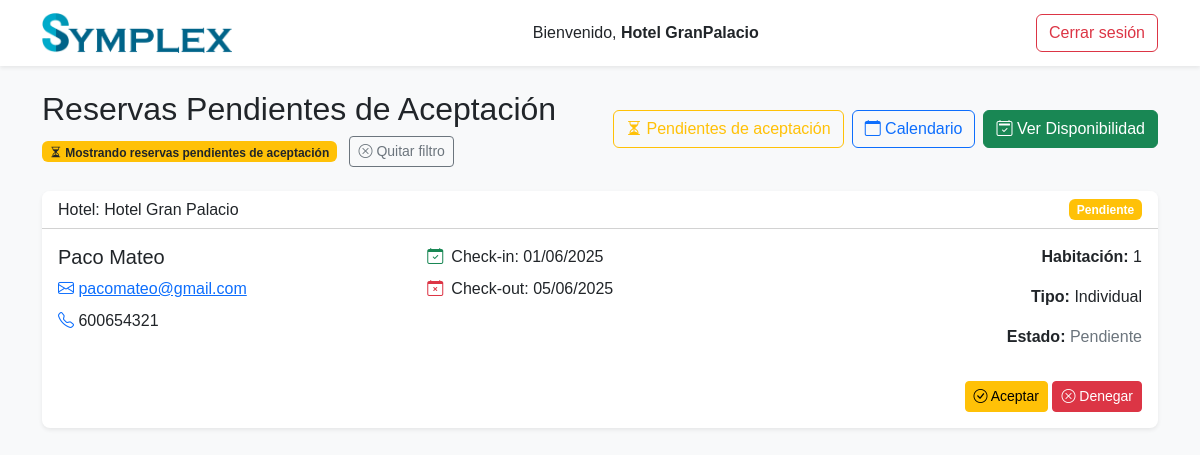
Screenshot of /src/public/index.php?action=admin&pending=1 (signed in) with the database file from the repository.
### tables this page shows
CREATE TABLE bookings (
    booking_id INT AUTO_INCREMENT PRIMARY KEY,
    user_id INT,
    room_id INT,
    check_in DATE,
    check_out DATE,
    booking_date TIMESTAMP DEFAULT CURRENT_TIMESTAMP,
    status ENUM('pending', 'confirmed', 'completed', 'cancelled') DEFAULT 'pending',
    FOREIGN KEY (user_id) REFERENCES users(user_id),
    FOREIGN KEY (room_id) REFERENCES rooms(room_id)
);

CREATE TABLE accommodations (
    accommodation_id INT AUTO_INCREMENT PRIMARY KEY,
    name VARCHAR(100),
    description TEXT,
    address VARCHAR(255),
    city_id INT,
    type ENUM('hotel', 'apartment', 'hostel', 'cabin', 'villa'),
    image_url VARCHAR(255),
    owner_id INT,
    FOREIGN KEY (city_id) REFERENCES cities(city_id),
    FOREIGN KEY (owner_id) REFERENCES users(user_id)
);

CREATE TABLE users (
    user_id INT AUTO_INCREMENT PRIMARY KEY,
    first_name VARCHAR(100),
    last_name VARCHAR(100),
    email VARCHAR(100) UNIQUE,
    password VARCHAR(255),
    phone VARCHAR(20),
    city_id INT,
    role ENUM('client', 'admin') DEFAULT 'client',
    FOREIGN KEY (city_id) REFERENCES cities(city_id)
);

CREATE TABLE rooms (
    room_id INT AUTO_INCREMENT PRIMARY KEY,
    accommodation_id INT,
    room_type ENUM('single', 'double', 'family', 'suite','complete'),
    capacity INT,
    price DECIMAL(10,2),
    is_available BOOLEAN DEFAULT TRUE,
    FOREIGN KEY (accommodation_id) REFERENCES accommodations(accommodation_id)
);

### src/app/controllers/AuthController.php (called while the page is built, shortened)
<?php
require_once '../app/models/Booking.php';
class AuthController {
    public function adminView() {
        require_once '../app/views/adminViews.php';
    }
}
?>

### src/public/index.php (called while the page is built, shortened)
<?php
$router = new Router();
$router->dispatch();

### src/core/Database.php (called while the page is built, shortened)
<?php
class Database {
    private $host = 'db';
    private $port = '3306';
    private $db = 'mi_basedatos';
    private $user = 'usuario';
    private $pass = 'contraseña';
    private $charset = 'utf8mb4';
    protected $pdo;
    function __construct() {
        $dsn = "mysql:host=$this->host;port=$this->port;dbname=$this->db;charset=$this->charset";
        try {
            $this->pdo = new PDO($dsn, $this->user, $this->pass);
            $this->pdo->setAttribute(PDO::ATTR_ERRMODE, PDO::ERRMODE_EXCEPTION);
        } catch (PDOException $e) {
            die('Connection failed: ' . $e->getMessage());
        }
    }
    function query($sql, $params = []) {
        try {
            $stmt = $this->pdo->prepare($sql);
            $success = $stmt->execute($params);
            return $stmt;
        } catch (PDOException $e) {
            error_log('Database::query - Error: ' . $e->getMessage());
            throw new Exception('Error en la consulta SQL: ' . $e->getMessage());
        }
    }
}
?>

### src/app/models/Booking.php (called while the page is built, shortened)
<?php
require_once '../core/Database.php';
class Booking extends Database {
    public function getBookingsByOwner(int $owner_id, ?string $start_date = null, ?string $end_date = null, bool $pending_only = false): array
    {
        $stmt = $this->query("SELECT accommodation_id FROM accommodations WHERE owner_id = ?", [$owner_id]);
        $accommodation_ids = $stmt->fetchAll(PDO::FETCH_COLUMN);
        $all_bookings = [];
        foreach ($accommodation_ids as $accommodation_id) {
            if ($pending_only) {
                $sql = "
                    SELECT b.*, r.room_type, r.capacity, u.first_name, u.last_name, u.email, u.phone,
                           a.name as hotel_name, a.accommodation_id, a.address
                    FROM bookings b
                    JOIN rooms r ON b.room_id = r.room_id
                    JOIN users u ON b.user_id = u.user_id
                    JOIN accommodations a ON r.accommodation_id = a.accommodation_id
                    WHERE r.accommodation_id = ?
                      AND b.status = 'pending'
                    ORDER BY b.booking_id DESC
                ";
                $params = [$accommodation_id];
            }
            $stmt = $this->query($sql, $params);
            $bookings = $stmt->fetchAll(PDO::FETCH_ASSOC);
            $all_bookings = array_merge($all_bookings, $bookings);
        }
        return $all_bookings;
    }
}

### src/app/views/adminViews.php (the view, shortened to what this page needs)
<?php
    require_once __DIR__ . '/../../app/models/Booking.php';
    $admin_id = $_SESSION['user']['user_id'];
    $accModel = new Accommodation();
    $accommodations = $accModel->getOwnerAccommodations($admin_id);
    $start_date = isset($_GET['start_date']) && !empty($_GET['start_date']) ? $_GET['start_date'] : null;
    $end_date = isset($_GET['end_date']) && !empty($_GET['end_date']) ? $_GET['end_date'] : null;
    $is_pending_filtering = isset($_GET['pending']) && $_GET['pending'] == 1;
    try {
        $bookingModel = new Booking();
        $all_bookings = $bookingModel->getBookingsByOwner($admin_id, $start_date, $end_date, $is_pending_filtering);
    } catch (Exception $e) {
        $error_message = "Error al cargar las reservas: " . $e->getMessage();
    }
?>
<!DOCTYPE html>
<html lang="es">
<head>
    <link href="https://cdn.jsdelivr.net/npm/bootstrap@5.3.3/dist/css/bootstrap.min.css" rel="stylesheet">
    <link rel="stylesheet" href="https://cdn.jsdelivr.net/npm/bootstrap-icons@1.11.3/font/bootstrap-icons.min.css">
    <link href="https://cdn.jsdelivr.net/npm/fullcalendar@6.1.8/index.global.min.css" rel="stylesheet">
    <link rel="stylesheet" href="assets/css/style.css">
</head>
<body class="bg-light">
<nav class="navbar navbar-expand-lg navbar-light bg-white shadow-sm">
    <div class="container">
        <div class="d-flex justify-content-between align-items-center w-100">
            <a class="navbar-brand d-flex align-items-center" href="">
                <img src="assets/img/nuevologoSymplex.png" alt="Logo Symplex" class="logo-img me-2" />
            </a>
            <div class="text-center mx-auto">
                <span>Bienvenido, <strong><?= htmlspecialchars($_SESSION['user']['first_name'] . ' ' . $_SESSION['user']['last_name'] ?? 'Propietario') ?></strong></span>
            </div>
            <a href="index.php?action=logout" class="btn btn-outline-danger">Cerrar sesión</a>
        </div>
    </div>
</nav>
    <div class="container mt-4">
        <div class="d-flex justify-content-between align-items-center mb-4">
            <div>
                <h2><?= $is_pending_filtering ? 'Reservas Pendientes de Aceptación' : 'Próximas Reservas' ?></h2>
                <?php if ($is_pending_filtering): ?>
                <div class="mt-2">
                    <span class="badge bg-warning text-dark">
                        <i class="bi bi-hourglass-split"></i>
                        Mostrando reservas pendientes de aceptación
                    </span>
                    <a href="index.php?action=admin" class="btn btn-sm btn-outline-secondary ms-2">
                        <i class="bi bi-x-circle"></i> Quitar filtro
                    </a>
                </div>
                <?php endif; ?>
            </div>
            <div class="d-flex">
                <a href="index.php?action=admin&pending=1" class="btn btn-outline-warning me-2">
                    <i class="bi bi-hourglass-split"></i> Pendientes de aceptación
                </a>
                <button class="btn btn-outline-primary me-2" data-bs-toggle="modal" data-bs-target="#calendarModal">
                    <i class="bi bi-calendar"></i> Calendario
                </button>
                <button class="btn btn-success" data-bs-toggle="modal" data-bs-target="#availabilityModal">
                    <i class="bi bi-calendar2-check"></i> Ver Disponibilidad
                </button>
            </div>
        </div>
        <?php if (isset($error_message)): ?>
            <div class="alert alert-danger">
                <?= htmlspecialchars($error_message) ?>
            </div>
        <?php elseif (empty($accommodations)): ?>
            <div class="alert alert-info">
                No tienes ningún hotel registrado en el sistema.
            </div>
        <?php elseif (empty($all_bookings)): ?>
            <div class="alert alert-info">
                No hay reservas disponibles para tus hoteles en este momento.
            </div>
        <?php else: ?>
            <?php
            $reservas_por_pagina = 3;
            ?>
            <div class="row" id="reservas-container">
                <?php foreach ($all_bookings as $index => $booking):
                    $visible = $index < $reservas_por_pagina ? '' : 'd-none';
                    $pagina = floor($index / $reservas_por_pagina) + 1;
                ?>
                    <div class="col-12 mb-3 reserva-item <?= $visible ?>" data-pagina="<?= $pagina ?>">
                        <div class="card shadow-sm">
                            <div class="card-header bg-white d-flex justify-content-between align-items-center">
                                <h6 class="card-title mb-0">Hotel: <?= htmlspecialchars($booking['hotel_name']) ?></h6>
                                <?php
                                $status_class = [
                                    'pending' => 'bg-warning',
                                    'confirmed' => 'bg-primary',
                                    'completed' => 'bg-success',
                                    'cancelled' => 'bg-danger'
                                ];
                                $status_text = [
                                    'pending' => 'Pendiente',
                                    'confirmed' => 'Confirmada',
                                    'completed' => 'Completada',
                                    'cancelled' => 'Cancelada'
                                ];
                                ?>
                                <span class="badge <?= $status_class[$booking['status']] ?? 'bg-secondary' ?>">
                                    <?= $status_text[$booking['status']] ?? $booking['status'] ?>
                                </span>
                            </div>
                            <div class="card-body">
                                <div class="row">
                                    <div class="col-md-4">
                                        <h5 class="card-title"><?= htmlspecialchars($booking['first_name'] . ' ' . $booking['last_name']) ?></h5>
                                        <p class="card-text mb-2">
                                            <i class="bi bi-envelope text-primary"></i>
                                            <a href="mailto:<?= htmlspecialchars($booking['email']) ?>">
                                                <?= htmlspecialchars($booking['email']) ?>
                                            </a>
                                        </p>
                                        <p class="card-text">
                                            <i class="bi bi-telephone text-primary"></i>
                                            <?= htmlspecialchars($booking['phone']) ?>
                                        </p>
                                    </div>
                                    <div class="col-md-4">
                                        <div class="d-flex align-items-center mb-2">
                                            <i class="bi bi-calendar-check text-success me-2"></i>
                                            <span>Check-in: <?= date('d/m/Y', strtotime($booking['check_in'])) ?></span>
                                        </div>
                                        <div class="d-flex align-items-center">
                                            <i class="bi bi-calendar-x text-danger me-2"></i>
                                            <span>Check-out: <?= date('d/m/Y', strtotime($booking['check_out'])) ?></span>
                                        </div>
                                    </div>
                                    <div class="col-md-4 text-end">
                                        <p><strong>Habitación:</strong> <?= htmlspecialchars($booking['room_id']) ?></p>
                                        <p><strong>Tipo:</strong>
                                            <?php
                                            $room_type_map = [
                                                'single' => 'Individual',
                                                'double' => 'Doble',
                                                'family' => 'Familiar',
                                                'suite' => 'Suite'
                                            ];
                                            echo htmlspecialchars($room_type_map[$booking['room_type']] ?? $booking['room_type']);
                                            ?>
                                        </p>
                                        <p><strong>Estado:</strong>
                                            <span class="text-secondary data-status-text">
                                                <?= $status_text[$booking['status']] ?? $booking['status'] ?>
                                            </span>
                                        </p>
                                    </div>
                                </div>
                                <div class="row mt-3">
                                    <div class="col-12 text-end">
                                        <?php if ($booking['status'] === 'pending'): ?>
                                            <button class="btn btn-warning btn-sm" data-booking-id="<?= $booking['booking_id'] ?>" data-action="accept">
                                                <i class="bi bi-check-circle"></i> Aceptar
                                            </button>
                                            <button class="btn btn-danger btn-sm" data-booking-id="<?= $booking['booking_id'] ?>" data-action="deny">
                                                <i class="bi bi-x-circle"></i> Denegar
                                            </button>
                                        <?php endif; ?>
                                    </div>
                                </div>
                            </div>
                        </div>
                    </div>
                <?php endforeach; ?>
            </div>
        <?php endif; ?>
    </div>
</body>
</html>

### src/public/assets/css/style.css (style rules this page uses)
body { font-family: Arial, sans-serif; background-color: #f8f9fa; }
.logo-img { height: 40px; width: auto; }
.card { border: none; box-shadow: 0 2px 6px rgba(0,0,0,0.05); border-radius: 8px; overflow: hidden; }

### rows the page displays
bookings: accommodations.name "Hotel Gran Palacio", status "Pendiente", user.last_name "Paco Mateo", user.email "pacomateo@gmail.com", user.phone "600654321", check_in "01/06/2025", check_out "05/06/2025", room "1", room.room_type "Individual"

### other values shown
$_SESSION['user']['first_name'] . ' ' . $_SESSION['user']['last_name'] "Hotel GranPalacio"
